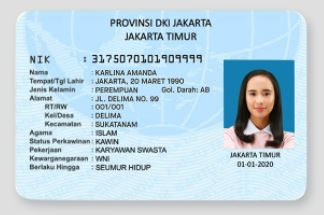
#> input picture Data/KTP1.JPG, 324 x 215 px, found by its file name
$ jupyter execute --allow-errors OCR_KTP_easyocr.ipynb   (shell and % lines are left out)
#> lines starting #> are read from the running program, lines starting #| are printed output that depends on the picture; after the words box and inside, x2 and y2 are one past the last pixel; in counts of white or black regions, pixels touching at a corner belong together
<a href="https://colab.research.google.com/github/maulanaakbardj/eKYC_IdCard/blob/main/OCR_KTP_easyocr.ipynb" target="_parent"></a>

[cell 1]
# Download data json wilayah

[cell 2]
import cv2
from google.colab.patches import cv2_imshow
from PIL import ImageDraw
from PIL import Image
import numpy as np
from google.colab import files
import json

# config easyocr
import easyocr
import torch
#> (the rest of this cell did not finish here and is left out)

[cell 3]
import cv2
import matplotlib.pyplot as plt
import numpy as np

class processing():
  # [6 lines left out: function shi_tomashi, not called in this run]


  def get_destination_points(corners):
      w1 = np.sqrt((corners[0][0] - corners[1][0]) ** 2 + (corners[0][1] - corners[1][1]) ** 2)
      w2 = np.sqrt((corners[2][0] - corners[3][0]) ** 2 + (corners[2][1] - corners[3][1]) ** 2)
      w = max(int(w1), int(w2))

      h1 = np.sqrt((corners[0][0] - corners[2][0]) ** 2 + (corners[0][1] - corners[2][1]) ** 2)
      h2 = np.sqrt((corners[1][0] - corners[3][0]) ** 2 + (corners[1][1] - corners[3][1]) ** 2)
      h = max(int(h1), int(h2))

      destination_corners = np.float32([(0, 0), (w - 1, 0), (0, h - 1), (w - 1, h - 1)])
      return destination_corners, h, w


  def unwarp(img, src, dst):
      h, w = img.shape[:2]
      H, _ = cv2.findHomography(src, dst, method=cv2.RANSAC, ransacReprojThreshold=3.0)
      un_warped = cv2.warpPerspective(img, H, (w, h), flags=cv2.INTER_LINEAR)
      # plot

      f, (ax1, ax2) = plt.subplots(1, 2, figsize=(15, 8))
      # f.subplots_adjust(hspace=.2, wspace=.05)
      ax1.imshow(img)
      ax1.set_title('Original Image')

      x = [src[0][0], src[2][0], src[3][0], src[1][0], src[0][0]]
      y = [src[0][1], src[2][1], src[3][1], src[1][1], src[0][1]]

      ax2.imshow(img)
      ax2.plot(x, y, color='yellow', linewidth=3)
      ax2.set_ylim([h, 0])
      ax2.set_xlim([0, w])
      ax2.set_title('Target Area')

      plt.show()
      return un_warped

  def apply_filter(image):
      gray = cv2.cvtColor(image, cv2.COLOR_RGB2GRAY)
      kernel = np.ones((4, 4), np.float32) / 15
      filtered = cv2.filter2D(gray, -1, kernel)
      return filtered

  def apply_threshold(filtered):
      ret, thresh = cv2.threshold(filtered, 255, 255, cv2.THRESH_OTSU)
      return thresh

  def detect_contour(img, image_shape):
      canvas = np.zeros(image_shape, np.uint8)
      contours, hierarchy = cv2.findContours(img, cv2.RETR_TREE, cv2.CHAIN_APPROX_NONE)
      cnt = sorted(contours, key=cv2.contourArea, reverse=True)[0]
      return canvas, cnt

  def detect_corners_from_contour(canvas, cnt):
      epsilon = 0.02 * cv2.arcLength(cnt, True)
      approx_corners = cv2.approxPolyDP(cnt, epsilon, True)
      cv2.drawContours(canvas, approx_corners, -1, (255, 255, 0), 10)
      approx_corners = sorted(np.concatenate(approx_corners).tolist())

      # Dinamic Sorted
      sum_approx_corners = [sum(i) for i in approx_corners]
      sorted_index_asc =  sorted(range(len(sum_approx_corners)), key=lambda k: sum_approx_corners[k], reverse=False)
      sorted_index_dsc =  sorted(range(len(sum_approx_corners)), key=lambda k: sum_approx_corners[k], reverse=True)

      minA = sorted_index_asc[0]
      maxB = sorted_index_dsc[1]
      minC = sorted_index_asc[1]
      maxD = sorted_index_dsc[0]

      # Rearranging the order of the corner points
      approx_corners = [approx_corners[i] for i in [minA, maxB, minC, maxD]]
      return approx_corners

def prespective(image):
  image = cv2.cvtColor(image, cv2.COLOR_BGR2RGB)
  filtered_image = processing.apply_filter(image)
  threshold_image = processing.apply_threshold(filtered_image)
  cnv, largest_contour = processing.detect_contour(threshold_image, image.shape)
  corners = processing.detect_corners_from_contour(cnv, largest_contour)
  destination_points, h, w = processing.get_destination_points(corners)
  un_warped = processing.unwarp(image, np.float32(corners), destination_points)
  cropped = un_warped[0:h, 0:w]
  return cv2.cvtColor(cropped, cv2.COLOR_BGR2RGB)

#> (a cell that did not finish here is left out)

[cell 5]
import datetime

#> (the rest of this cell did not finish here and is left out)

[cell 6]
uploaded = files.upload()
#> the answer given: KTP1.JPG
uploaded_files = list(uploaded.keys())
for uploaded_file in uploaded_files:
  print(uploaded_file)
  !mv $uploaded_file uploads/$uploaded_file

[cell 7]
PATH_IMAGE = 'uploads/'
image = cv2.imread(PATH_IMAGE+uploaded_file)
#> image is the input picture: shape (215, 324, 3); mean B, G, R 222.3, 210.6, 188.2

[cell 8]
imagePrespective = prespective(image)
#> in apply_filter, `gray = cv2.cvtColor(image, cv2.COLOR_RGB2GRAY)`:
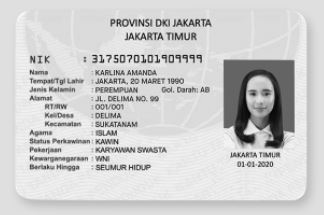
#> gray: shape (215, 324); min 4, max 251, mean 205.2
#> in apply_filter, `filtered = cv2.filter2D(gray, -1, kernel)`:
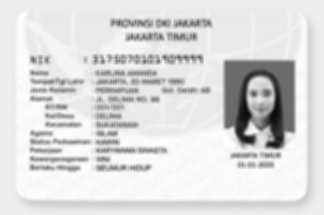
#> filtered: shape (215, 324); min 12, max 255, mean 218.9
#> in apply_threshold, `ret, thresh = cv2.threshold(filtered, 255, 255, cv2.THRESH_OTSU)`:
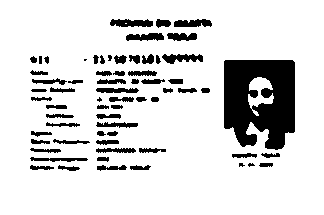
#> thresh: shape (215, 324); 85.1% white; 66 black regions (5 under 20 px)
#> in apply_threshold, `ret, thresh = cv2.threshold(filtered, 255, 255, cv2.THRESH_OTSU)`: ret = 182
#> in detect_contour, `contours, hierarchy = cv2.findContours(img, cv2.RETR_TREE, cv2.CHAIN_A..`: contours = 70 contours, 3 with area under 20; largest, box (x1, y1, x2, y2) and area: (0, 0, 324, 215) 69122, (223, 59, 296, 151) 5712, (248, 77, 274, 116) 410, (109, 18, 154, 28) 318, (161, 53, 204, 65) 303
#> in detect_contour, `cnt = sorted(contours, key=cv2.contourArea, reverse=True)[0]`: cnt = contour of 1074 points, box (x1, y1, x2, y2) (0, 0, 324, 215), area 69122
#> in prespective, `cnv, largest_contour = processing.detect_contour(threshold_image, imag..`: cnv: shape (215, 324, 3); every value is 0
#> in prespective, `cnv, largest_contour = processing.detect_contour(threshold_image, imag..`: largest_contour has the same summary as cnt in detect_contour
#> in detect_corners_from_contour, `epsilon = 0.02 * cv2.arcLength(cnt, True)`: epsilon = 21.48
#> in detect_corners_from_contour, `approx_corners = cv2.approxPolyDP(cnt, epsilon, True)`: approx_corners = [[0, 0], [0, 214], [323, 214], [323, 0]]
#> in detect_corners_from_contour, `cv2.drawContours(canvas, approx_corners, -1, (255, 255, 0), 10)`:
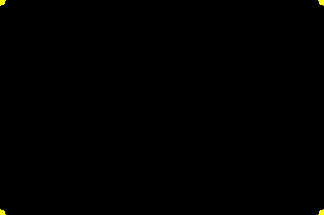
#> canvas: shape (215, 324, 3); mean R, G, B 0.4, 0.4, 0
#> in detect_corners_from_contour, `approx_corners = sorted(np.concatenate(approx_corners).tolist())`: approx_corners = [[0, 0], [0, 214], [323, 0], [323, 214]]
#> in detect_corners_from_contour, `sum_approx_corners = [sum(i) for i in approx_corners]`: sum_approx_corners = [0, 214, 323, 537]
#> in detect_corners_from_contour, `sorted_index_asc =  sorted(range(len(sum_approx_corners)), key=lambda ..`: sorted_index_asc = [0, 1, 2, 3]
#> in detect_corners_from_contour, `sorted_index_dsc =  sorted(range(len(sum_approx_corners)), key=lambda ..`: sorted_index_dsc = [3, 2, 1, 0]
#> in detect_corners_from_contour, `minA = sorted_index_asc[0]`: minA = 0
#> in detect_corners_from_contour, `maxB = sorted_index_dsc[1]`: maxB = 2
#> in detect_corners_from_contour, `minC = sorted_index_asc[1]`: minC = 1
#> in detect_corners_from_contour, `maxD = sorted_index_dsc[0]`: maxD = 3
#> in detect_corners_from_contour, `approx_corners = [approx_corners[i] for i in [minA, maxB, minC, maxD]]`: approx_corners = [[0, 0], [323, 0], [0, 214], [323, 214]]
#> in get_destination_points, `w1 = np.sqrt((corners[0][0] - corners[1][0]) ** 2 + (corners[0][1] - c..`: w1 = 323
#> in get_destination_points, `h1 = np.sqrt((corners[0][0] - corners[2][0]) ** 2 + (corners[0][1] - c..`: h1 = 214
#> in get_destination_points, `destination_corners = np.float32([(0, 0), (w - 1, 0), (0, h - 1), (w -..`: destination_corners = [[0, 0], [322, 0], [0, 213], [322, 213]]
#> in prespective, `destination_points, h, w = processing.get_destination_points(corners)`: h = 214; w = 323
#> in unwarp, `H, _ = cv2.findHomography(src, dst, method=cv2.RANSAC, ransacReprojThr..`: H = [[0.997, 0, -4.92e-14], [0, 0.995, 1.23e-14], [0, 0, 1]]
#> in unwarp, `un_warped = cv2.warpPerspective(img, H, (w, h), flags=cv2.INTER_LINEAR)`:
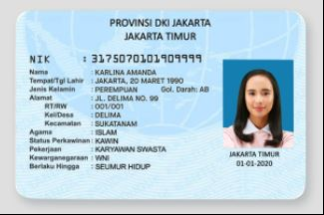
#> un_warped: shape (215, 324, 3); mean R, G, B 186.7, 208.9, 220.6
#> in unwarp, `x = [src[0][0], src[2][0], src[3][0], src[1][0], src[0][0]]`: x = [0, 0, 323, 323, 0]
#> in unwarp, `y = [src[0][1], src[2][1], src[3][1], src[1][1], src[0][1]]`: y = [0, 214, 214, 0, 0]
#> in unwarp, `plt.show()`:
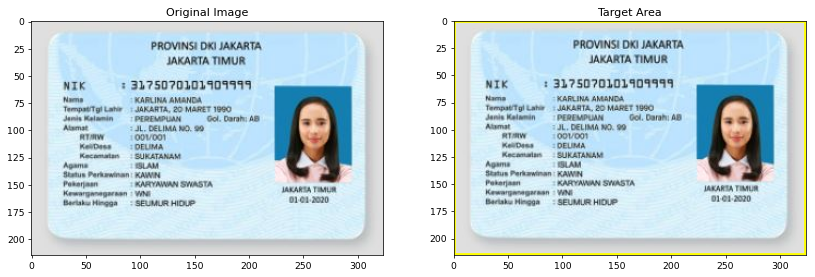
#> figure drawn by matplotlib, 2 panels
#> in prespective, `cropped = un_warped[0:h, 0:w]`:
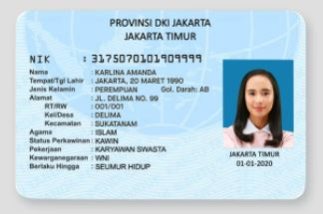
#> cropped: shape (214, 323, 3); mean R, G, B 188.2, 210.6, 222.3
cv2_imshow(imagePrespective)

[cell 9]
width = 670
height = 455
dim = (width, height)
imgResized = cv2.resize(imagePrespective, dim, interpolation = cv2.INTER_AREA)
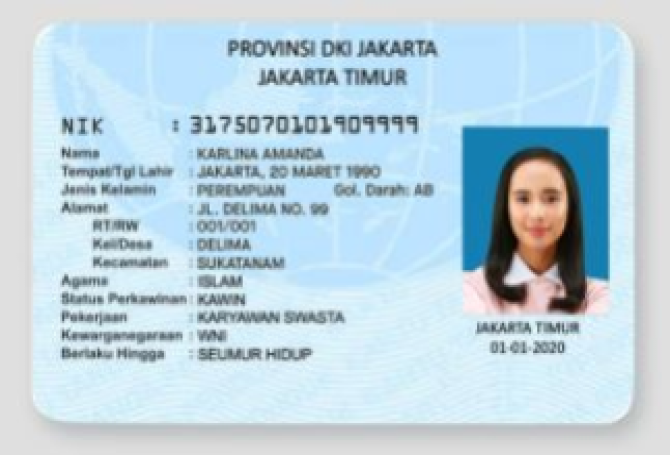
#> imgResized: shape (455, 670, 3); mean B, G, R 222.2, 210.5, 188.1
cv2_imshow(imgResized)

[cell 10]
imgCropped = nik = imgResized[60:175, 0:width-220]
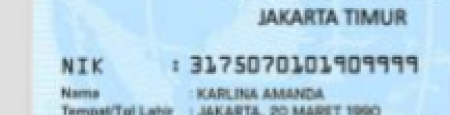
#> imgCropped: shape (115, 450, 3); mean B, G, R 230.1, 213.4, 184.2
cv2_imshow(imgCropped)
